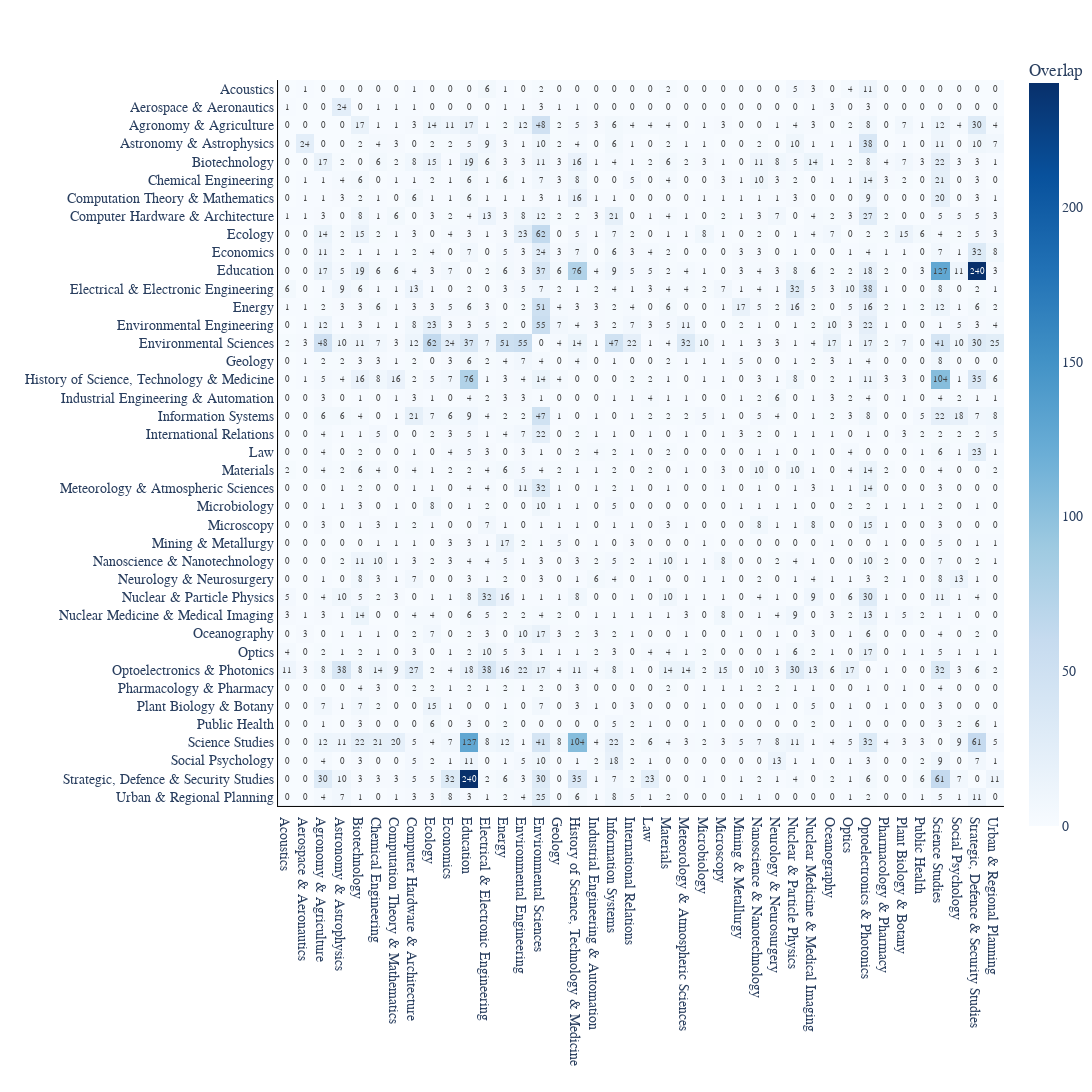

Notebook code for this chart:
### Code cell
import numpy as np

subfields = sorted(overlap_subfield_df['subfield1'].unique())

heatmap_df = overlap_subfield_df.pivot(index='subfield1', columns='subfield2', values='overlap')
heatmap_df = heatmap_df.reindex(index=subfields, columns=subfields)
heatmap_df = heatmap_df.fillna(0)
heatmap_df = heatmap_df + heatmap_df.T


fig = px.imshow(heatmap_df,
                labels=dict(x="Subfield", y="Subfield", color="Overlap"),
                color_continuous_scale="Blues",
                text_auto='.0f',
                template='plotly_white')

fig.update_layout(
    layout,
    #title="Overlap Between Subfields",
    width=1200,
    height=1200,
    xaxis_showgrid=False,
    yaxis_showgrid=False
)

# Show the plot
fig.show()

### Figure 1 — Plotly figure (JSON) as saved in the notebook; plotly's stock layout.template omitted (floating-point values rounded to 4 significant figures; data arrays with more than 128 entries replaced by an {"elided": "..."} marker saying what was removed)
{"data": [{"coloraxis": "coloraxis", "hovertemplate": "Subfield: %{x}<br>Subfield: %{y}<br>Overlap: %{z}<extra></extra>", "name": "0", "texttemplate": "%{z:.0f}", "type": "heatmap", "x": ["Acoustics", "Aerospace & Aeronautics", "Agronomy & Agriculture", "Astronomy & Astrophysics", "Biotechnology", "Chemical Engineering", "Computation Theory & Mathematics", "Computer Hardware & Architecture", "Ecology", "Economics", "Education", "Electrical & Electronic Engineering", "Energy", "Environmental Engineering", "Environmental Sciences", "Geology", "History of Science, Technology & Medicine", "Industrial Engineering & Automation", "Information Systems", "International Relations", "Law", "Materials", "Meteorology & Atmospheric Sciences", "Microbiology", "Microscopy", "Mining & Metallurgy", "Nanoscience & Nanotechnology", "Neurology & Neurosurgery", "Nuclear & Particle Physics", "Nuclear Medicine & Medical Imaging", "Oceanography", "Optics", "Optoelectronics & Photonics", "Pharmacology & Pharmacy", "Plant Biology & Botany", "Public Health", "Science Studies", "Social Psychology", "Strategic, Defence & Security Studies", "Urban & Regional Planning"], "xaxis": "x", "y": ["Acoustics", "Aerospace & Aeronautics", "Agronomy & Agriculture", "Astronomy & Astrophysics", "Biotechnology", "Chemical Engineering", "Computation Theory & Mathematics", "Computer Hardware & Architecture", "Ecology", "Economics", "Education", "Electrical & Electronic Engineering", "Energy", "Environmental Engineering", "Environmental Sciences", "Geology", "History of Science, Technology & Medicine", "Industrial Engineering & Automation", "Information Systems", "International Relations", "Law", "Materials", "Meteorology & Atmospheric Sciences", "Microbiology", "Microscopy", "Mining & Metallurgy", "Nanoscience & Nanotechnology", "Neurology & Neurosurgery", "Nuclear & Particle Physics", "Nuclear Medicine & Medical Imaging", "Oceanography", "Optics", "Optoelectronics & Photonics", "Pharmacology & Pharmacy", "Plant Biology & Botany", "Public Health", "Science Studies", "Social Psychology", "Strategic, Defence & Security Studies", "Urban & Regional Planning"], "yaxis": "y", "z": {"elided": "40x40 int values"}}], "layout": {"coloraxis": {"colorbar": {"title": {"text": "Overlap"}}, "colorscale": [[0, "rgb(247,251,255)"], [0.125, "rgb(222,235,247)"], [0.25, "rgb(198,219,239)"], [0.375, "rgb(158,202,225)"], [0.5, "rgb(107,174,214)"], [0.625, "rgb(66,146,198)"], [0.75, "rgb(33,113,181)"], [0.875, "rgb(8,81,156)"], [1, "rgb(8,48,107)"]]}, "font": {"family": "Verdana", "size": 14}, "height": 1200, "margin": {"b": 10, "l": 0, "r": 0, "t": 50}, "width": 1200, "xaxis": {"anchor": "y", "constrain": "domain", "domain": [0, 1], "linecolor": "black", "scaleanchor": "y", "showgrid": false, "showline": true, "tickmode": "array", "title": {"font": {"family": "Verdana", "size": 16}, "text": ""}}, "yaxis": {"anchor": "x", "autorange": "reversed", "constrain": "domain", "domain": [0, 1], "linecolor": "black", "showgrid": false, "showline": true, "title": {"font": {"family": "Verdana", "size": 16}, "text": ""}}}}
